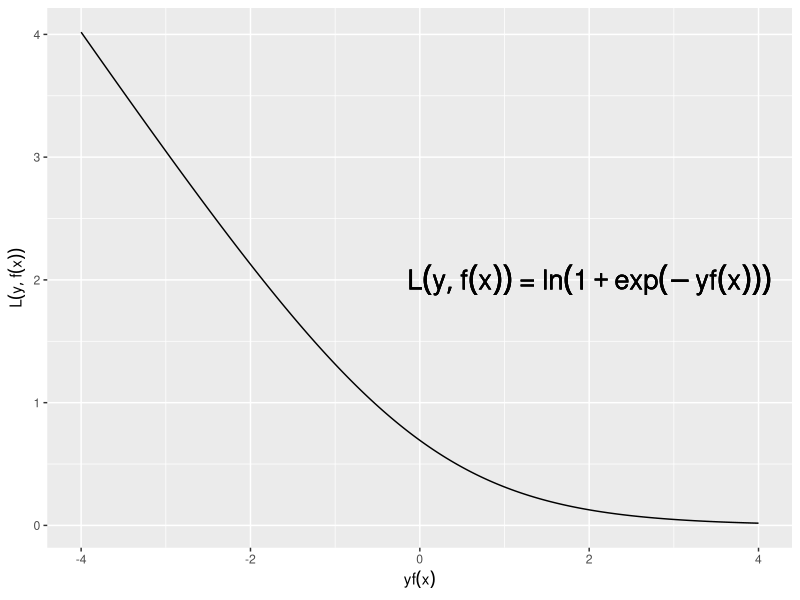

Recreate this plot in R. (Note: this script raises an error after producing the figure.)
# ------------------------------------------------------------------------------
# FIG: BERNOULLI LOSS
# ------------------------------------------------------------------------------

# DATA -------------------------------------------------------------------------

x_1 <- seq(-4L, 4L, by = 0.01)
y <- log(1L + exp(-x_1))

bernoulli = function(y, pix) {
  -y * log(pix) - (1 - y) * log(1 - pix)
}

x_2 <- seq(0L, 1L, by = 0.001)
df <- data.frame(x = x_2, y = 1L, pi = bernoulli(1L, x_2))
df <- rbind(df, data.frame(x = x_2, y = 0L, pi = bernoulli(0L, x_2)))
df$y <- as.factor(df$y)

# PLOTS ------------------------------------------------------------------------

p_1 <- ggplot2::qplot(
  x_1, 
  y, 
  geom = "line",
  xlab = expression(r = yf(x)),
  ylab = expression(L(y, f(x))))

p_1 <- p_1 + 
  ggplot2::annotate(
    "text",
    x = 2L,
    y = 2L,
    label = bquote(L(y, f(x)) ~ "=" ~ ln(1 + exp(-yf(x)))),
    size = 7L)

p_1 <- p_1 + theme_bw()
p_1 <- p_1 + theme(text = element_text(size = 20L))

ggplot2::ggsave("../figure/plot_bernoulli_plusmin_encoding.png", p_1)

p_2 <- ggplot2::ggplot(data = df, aes(x = x, y = pi, color = y)) + 
  geom_line(size = 1.2) + 
  xlab(expression(pi(x))) + 
  ylab(expression(L(y, pi(x)))) + 
  theme_bw() +
  theme(text = element_text(size = 20L)) +
  scale_color_viridis_d(end = 0.9)

ggplot2::ggsave(
  "../figure/plot_bernoulli_prob.png", 
  p_2,
  height = 4L,
  width = 10L)

